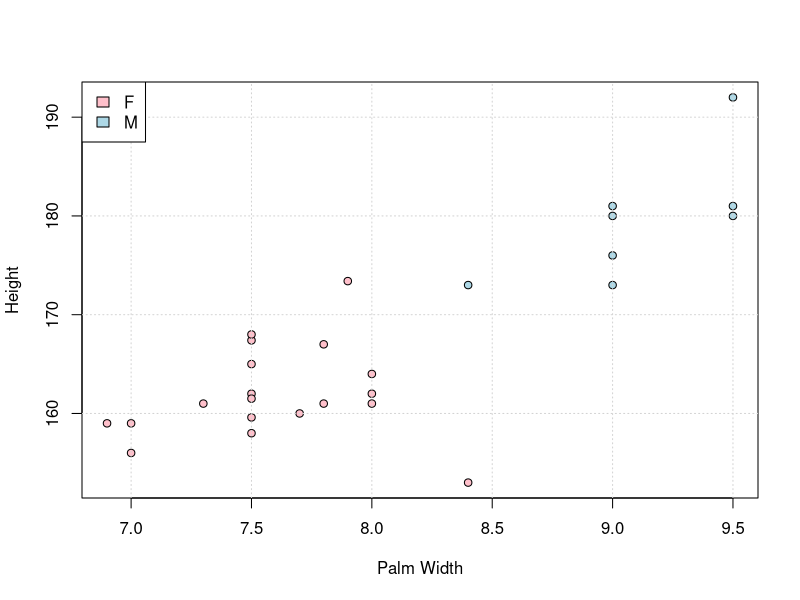
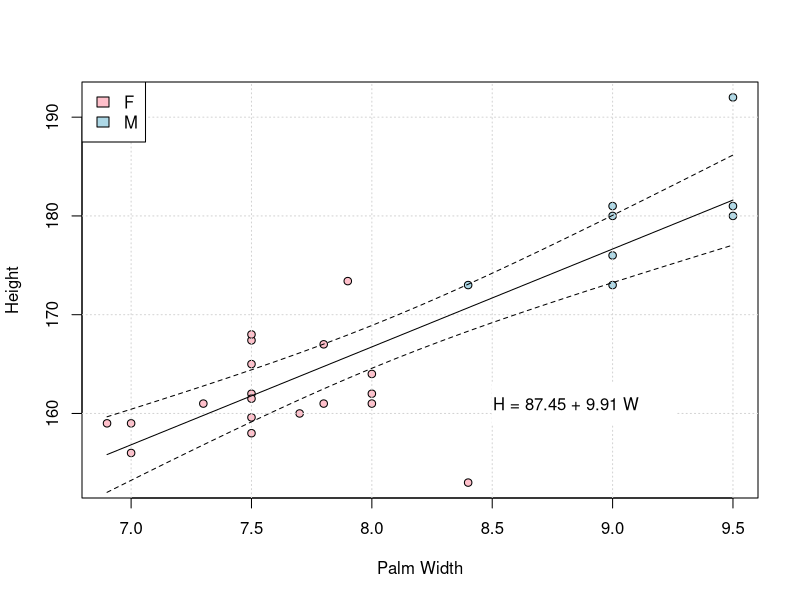
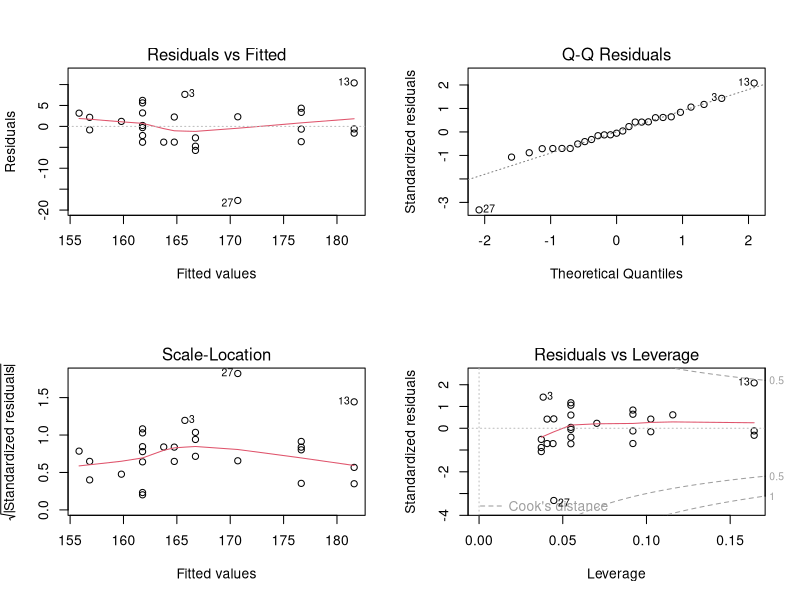
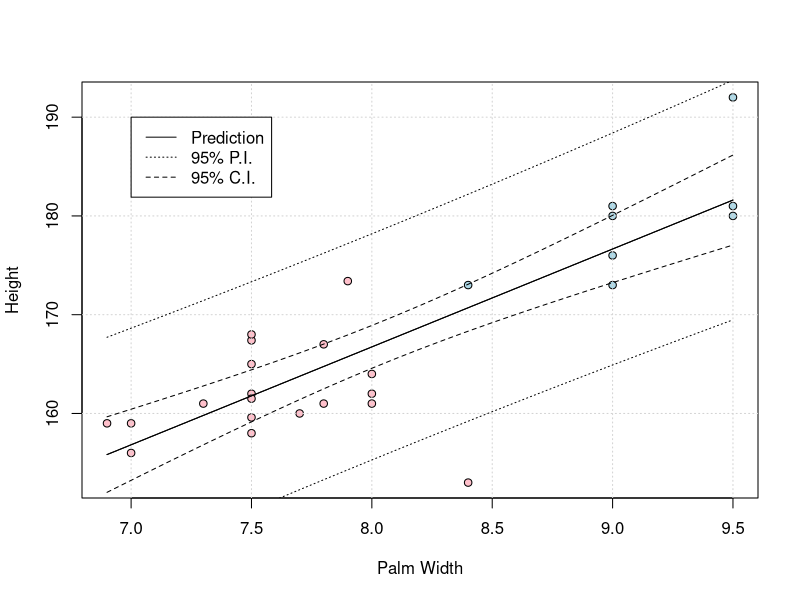

These figures' R source, in order:
## ---- chunk 1
heights <- read.csv("./datasets/01-linear-regression/heights-2022.csv", stringsAsFactors = T)
m <- lm(Height ~ Palm.width, data=heights)
## ---- chunk 2
par(mfrow=c(1, 1))
plot(heights$Palm.width, heights$Height, 
     xlab = "Palm Width", ylab = "Height",
     pch = 21, bg = c("Pink", "Lightblue")[heights$Gender])
grid()
legend(x = "topleft", legend = levels(heights$Gender), 
       fill =c("Pink", "Lightblue"))

## ---- chunk 3
par(mfrow=c(1, 1))
plot(heights$Palm.width, heights$Height, 
     xlab = "Palm Width", ylab = "Height",
     pch = 21, bg = c("Pink", "Lightblue")[heights$Gender])
grid()
legend(x = "topleft", legend = levels(heights$Gender), 
       fill =c("Pink", "Lightblue"))

pred <- data.frame(
  Palm.width=seq(min(heights$Palm.width), max(heights$Palm.width), by=0.1)
)
pc <- predict(m, interval="c", newdata = pred)
matlines(pred$Palm.width, pc, lty=c(1, 2, 2), col = "black")

a <- round(coef(m)[1], 2)
b <- round(coef(m)[2], 2)
legend(8.5, 163, paste("H =", a, "+", b, "W"), bg="white", box.col="white", adj=0.2)
## ---- chunk 4
summary(m)
## ---- chunk 5
par(mfrow=c(2, 2))
plot(m)
## ---- chunk 6
par(mfrow=c(1, 1))
plot(heights$Palm.width, heights$Height, 
     xlab = "Palm Width", ylab = "Height",
     pch = 21, bg = c("Pink", "Lightblue")[heights$Gender])
grid()

pred <- data.frame(
  Palm.width=seq(min(heights$Palm.width), max(heights$Palm.width), by=0.1)
)
pi <- predict(m, interval="p", newdata = pred)
matlines(pred$Palm.width, pi, lty=c(1, 3, 3), col = "black")
ci <- predict(m, interval="c", newdata = pred)
matlines(pred$Palm.width, ci, lty=c(1, 2, 2), col = "black")

legend(7, 190, 
       legend = c("Prediction", "95% P.I.", "95% C.I."),
       lty = c(1, 3, 2))
## ---- chunk 7
summary(m)$coefficients
